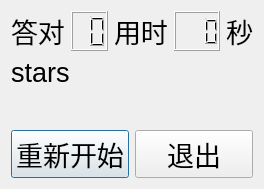
<?xml version="1.0" encoding="UTF-8"?>
<ui version="4.0">
 <class>ResultDlg</class>
 <widget class="QDialog" name="ResultDlg">
  <property name="geometry">
   <rect>
    <x>0</x>
    <y>0</y>
    <width>262</width>
    <height>170</height>
   </rect>
  </property>
  <property name="windowTitle">
   <string>Dialog</string>
  </property>
  <layout class="QGridLayout" name="gridLayout">
   <item row="3" column="0">
    <layout class="QHBoxLayout" name="horizontalLayout_2">
     <item>
      <widget class="QPushButton" name="restart">
       <property name="font">
        <font>
         <pointsize>20</pointsize>
        </font>
       </property>
       <property name="text">
        <string>重新开始</string>
       </property>
      </widget>
     </item>
     <item>
      <widget class="QPushButton" name="exit">
       <property name="font">
        <font>
         <pointsize>20</pointsize>
        </font>
       </property>
       <property name="text">
        <string>退出</string>
       </property>
      </widget>
     </item>
    </layout>
   </item>
   <item row="1" column="0">
    <widget class="QLabel" name="label_3">
     <property name="font">
      <font>
       <pointsize>20</pointsize>
      </font>
     </property>
     <property name="text">
      <string>stars</string>
     </property>
    </widget>
   </item>
   <item row="0" column="0">
    <layout class="QHBoxLayout" name="horizontalLayout">
     <item>
      <widget class="QLabel" name="label">
       <property name="font">
        <font>
         <pointsize>20</pointsize>
        </font>
       </property>
       <property name="text">
        <string>答对</string>
       </property>
      </widget>
     </item>
     <item>
      <widget class="QLCDNumber" name="rightCount">
       <property name="minimumSize">
        <size>
         <width>0</width>
         <height>30</height>
        </size>
       </property>
       <property name="digitCount">
        <number>2</number>
       </property>
      </widget>
     </item>
     <item>
      <widget class="QLabel" name="label_2">
       <property name="font">
        <font>
         <pointsize>20</pointsize>
        </font>
       </property>
       <property name="text">
        <string>用时</string>
       </property>
      </widget>
     </item>
     <item>
      <widget class="QLCDNumber" name="useTime">
       <property name="minimumSize">
        <size>
         <width>0</width>
         <height>30</height>
        </size>
       </property>
       <property name="digitCount">
        <number>3</number>
       </property>
      </widget>
     </item>
     <item>
      <widget class="QLabel" name="label_4">
       <property name="font">
        <font>
         <pointsize>20</pointsize>
        </font>
       </property>
       <property name="text">
        <string>秒</string>
       </property>
      </widget>
     </item>
    </layout>
   </item>
   <item row="2" column="0">
    <widget class="QWidget" name="star" native="true">
     <property name="minimumSize">
      <size>
       <width>0</width>
       <height>30</height>
      </size>
     </property>
    </widget>
   </item>
  </layout>
 </widget>
 <resources/>
 <connections>
  <connection>
   <sender>restart</sender>
   <signal>clicked()</signal>
   <receiver>ResultDlg</receiver>
   <slot>accept()</slot>
   <hints>
    <hint type="sourcelabel">
     <x>95</x>
     <y>257</y>
    </hint>
    <hint type="destinationlabel">
     <x>183</x>
     <y>149</y>
    </hint>
   </hints>
  </connection>
  <connection>
   <sender>exit</sender>
   <signal>clicked()</signal>
   <receiver>ResultDlg</receiver>
   <slot>reject()</slot>
   <hints>
    <hint type="sourcelabel">
     <x>271</x>
     <y>257</y>
    </hint>
    <hint type="destinationlabel">
     <x>183</x>
     <y>149</y>
    </hint>
   </hints>
  </connection>
 </connections>
</ui>
